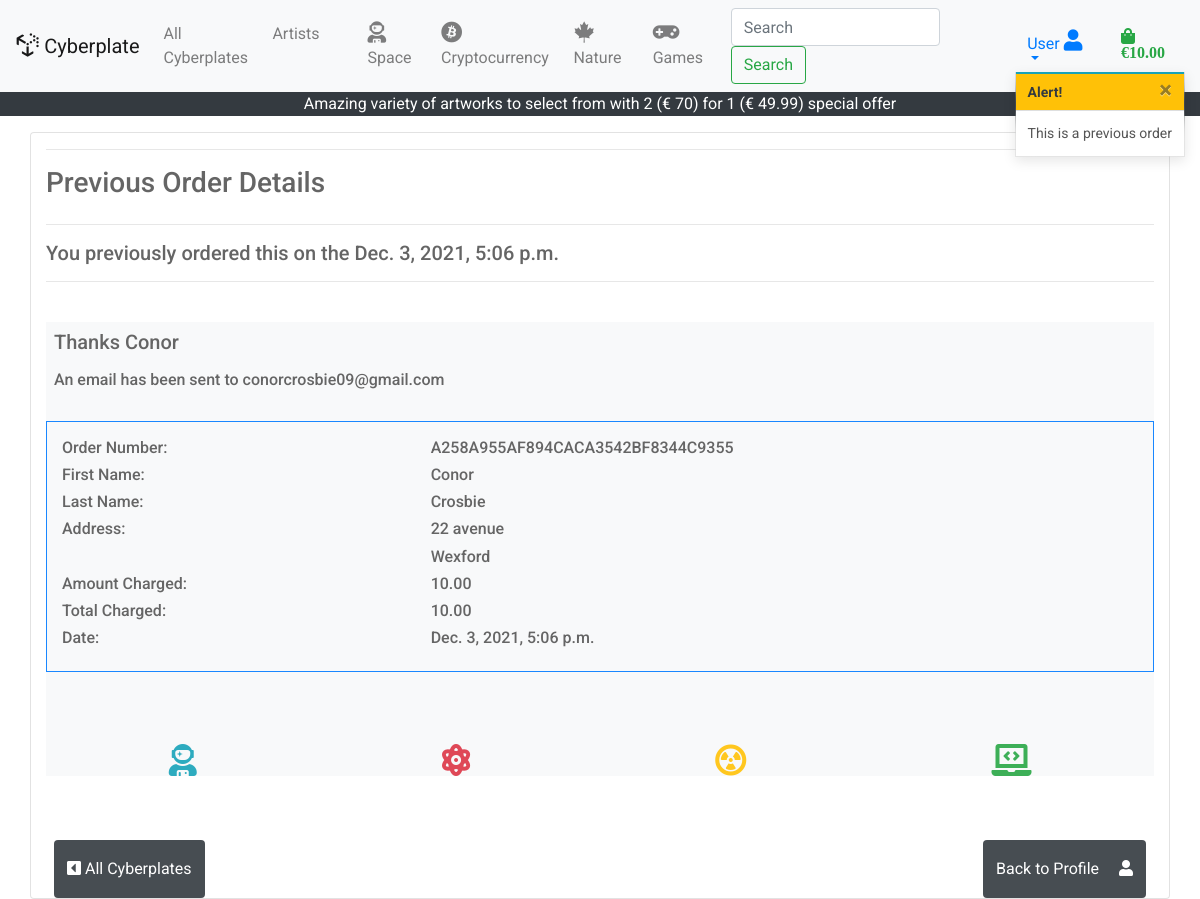
Page /profile/order_history/A258A955AF894CACA3542BF8344C9355 on the committed database.
### checkout/models.py (models this page shows, shortened)
class Order(models.Model):
    users_order_number = models.CharField(max_length=50,
                                          null=False, editable=False)
    user_profile = models.ForeignKey(UserProfile, on_delete=models.SET_NULL,
                                     null=True, blank=True,
                                     related_name='orders')
    first_name = models.CharField(max_length=50, null=False, blank=False)
    last_name = models.CharField(max_length=50, null=False, blank=False)
    email = models.EmailField(max_length=50, null=False, blank=False)
    phone = models.CharField(max_length=50, null=False, blank=False)
    street = models.CharField(max_length=100, null=False, blank=False)
    town = models.CharField(max_length=100, null=False, blank=True)
    country = models.CharField(max_length=100, null=False, blank=True)
    order_date = models.DateTimeField(auto_now_add=True)
    order_total = models.DecimalField(max_digits=8,
                                      decimal_places=2, null=False, default=0)
    grand_total = models.DecimalField(max_digits=8,
                                      decimal_places=2, null=False, default=0)
    original_bag = models.TextField(null=False, blank=False, default='')
    stripe_pid = models.CharField(max_length=254,
                                  null=False, blank=False, default='')

### profiles/views.py (the view)
# urls.py: path('order_history/<users_order_number>',
def order_history(request, users_order_number):
    order = get_object_or_404(Order, users_order_number=users_order_number)
    messages.info(request, (f'This is a previous order'))
    template = 'checkout/order_success.html'
    context = {
        'order': order,
        'from_profile': True,
    }
    return render(request, template, context)

### shopping_bag/context.py (called while the page is built, shortened)
def bag_contents(request):
    bag_items = []
    total = 0
    product_count = 0
    bag = request.session.get('bag', {})
    if total < settings.FREE_DELIVERY_THRESHOLD:
        delivery = 10
        free_delivery_delta = settings.FREE_DELIVERY_THRESHOLD - total
    else:
        delivery = 0
        free_delivery_delta = 0
    grand_total = delivery + total
    context = {
        'bag_items': bag_items,
        'total': total,
        'product_count': product_count,
        'delivery': delivery,
        'free_delivery_delta': free_delivery_delta,
        'free_delivery_threshold': settings.FREE_DELIVERY_THRESHOLD,
        'grand_total': grand_total,
    }
    return context

### checkout/templates/checkout/order_success.html (shortened to what this page needs)
{% extends "base.html" %}
{% load static %}
{% block content %}
<div class="container h-75">
    <div class="row h-100">
        <div class="col card">
            <hr>
            {% if from_profile %}
            <h3 class="logo-font">Previous Order Details </h3>
            {% else %}
            <h3 class="logo-font">Order Complete! </h3>
            {% endif %}
            <div>
                <hr>
                {% if from_profile %}
                <h5 class="logo-font">You previously ordered this on the {{ order.order_date }}</h5>
                {% else %}
                <h5 class="logo-font">Your Order Has Been Complete, details below:</h5>
                {% endif %}
                <hr>
                <br>
                <div class="bg-light">
                <h5 class="logo-font bg-light pt-2 pl-2">Thanks {{ order.first_name }}</h5>
                <h6 class="logo-font bg-light pt-2 pl-2">An email has been sent to {{ order.email }}</h6>
                <br>
                <div class="container-fluid pt-3 pb-3 justify-content-center bg-light border border-primary">
                <div class="row bg-light">
                    <div class="col-12 col-md-4">
                        <h6>Order Number:</h6>
                    </div>
                    <div class="col-12 col-md-4">
                        <h6>{{ order.users_order_number }}</h6>
                    </div>
                </div>
                <div class="row bg-light">
                    <div class="col-12 col-md-4">
                        <h6>First Name:</h6>
                    </div>
                    <div class="col-12 col-md-4">
                        <h6>{{ order.first_name }}</h6>
                    </div>
                </div>
                <div class="row bg-light ">
                    <div class="col-12 col-md-4">
                        <h6>Last Name:</h6>
                    </div>
                    <div class="col-12 col-md-4">
                        <h6>{{ order.last_name }}</h6>
                    </div>
                </div>
                <div class="row bg-light">
                    <div class="col-12 col-md-4">
                        <h6>Address:</h6>
                    </div>
                    <div class="col-12 col-md-4">
                        <h6>{{ order.street }}</h6>
                        <h6>{{ order.town }}</h6>
                    </div>
                </div>
                <div class="row bg-light">
                    <div class="col-12 col-md-4">
                        <h6>Amount Charged:</h6>
                        <h6>Total Charged:</h6>
                    </div>
                    <div class="col-12 col-md-4">
                        <h6>{{ delivery|floatformat:2 }}</h6>
                        <h6>{{ grand_total|floatformat:2 }}</h6>
                    </div>
                </div>
                <div class="row bg-light">
                    <div class="col-12 col-md-4">
                        <h6>Date:</h6>
                    </div>
                    <div class="col-12 col-md-4">
                        <h6>{{ order.order_date }}</h6>
                    </div>
                </div>
            </div>
                <br>
                <br>
                <br>
                <div class="row justify-content-between mx-auto">
                     <i class="fas fa-user-astronaut mx-auto text-info fa-2x"></i>
                     <i class="fas fa-atom mx-auto text-danger fa-2x"></i>
                     <i class="fas fa-radiation-alt mx-auto text-warning fa-2x"></i>
                     <i class="fas fa-laptop-code mx-auto text-success fa-2x"></i>
                </div>
                {% if from_profile %}
                <p class="text-center mt-5">
                    <a href="{% url 'products' %}" class="float-left btn bg-dark rounded-3 py-3 ml-2 text-white mt-3"><i
                      class="fas fa-caret-square-left"></i> All Cyberplates</a>
                    <a href="{% url 'profile' %}"
                      class="btn bg-dark float-right rounded-3 py-3 mr-2 text-white mt-3">Back to Profile <i class=" ml-3 fas fa-user"></i></a>
                  </p>
                {% else %}
                <a href="{% url 'products' %}" class="float-left btn bg-dark rounded-3 py-3 ml-2 text-white mt-3"><i
                    class="fas fa-caret-square-left"></i> All Cyberplates</a>
                {% endif %}
            </div>
            </div>
        </div>
    </div>
</div>
{% endblock %}

### static/css/base.css (style rules this page uses)
html { height: 100%; font-family: 'Roboto', sans-serif; }
body { background: url('../../media/ms4background.jpg') no-repeat center center fixed; background-size: cover; height: calc(100vh - 164px); color: #555; font-family: 'Roboto', sans-serif; }
.card { opacity: 0.9 }

### rows in the picture
Order: order_date "Dec. 3, 2021, 5:06 p.m.", first_name "Conor", email "conorcrosbie09@gmail.com", users_order_number "A258A955AF894CACA3542BF8344C9355", last_name "Crosbie", street "22 avenue", town "Wexford"

### other values in the picture
{{ grand_total|floatformat:2 }} "10.00"
{{ free_delivery_threshold }} "70"
{{ message }} "This is a previous order"
{{ delivery|floatformat:2 }} "10.00"
